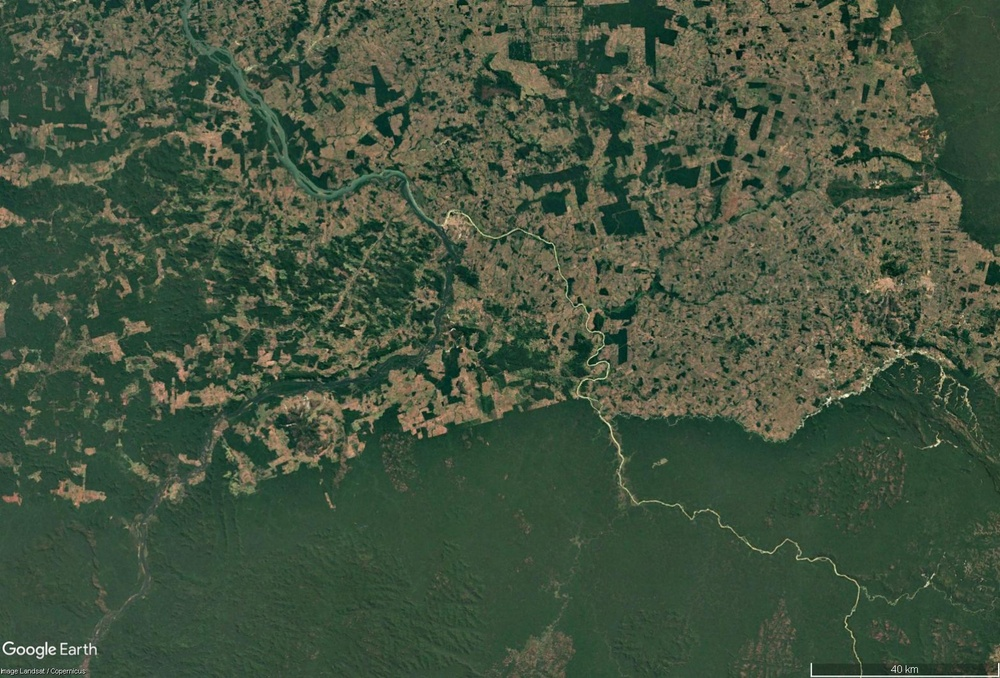
%> input picture Datasets/Brazilian Rainforest/12_2020.jpg, 1000 x 678 px, shrunk from 1570 x 1064 before the run
$ octave identify2.m   (GNU Octave 9; MATLAB toolbox functions it lacks are replaced by stand-ins)
%> lines starting %> are read from the running program, lines starting %| are printed output that depends on the picture; in (x1, y1, x2, y2) boxes, pixels count from 0 and x2, y2 are one past the last pixel; in counts of white or black regions, pixels touching at a corner belong together; the program's own positions count from 1
imgPath = "C:\Users\julia\OneDrive\Dokumente\1_TUM\Computer Vision\Challenge\CV_Challenge\Datasets\Brazilian Rainforest\12_2020.jpg";
imgPath1 ="C:\Users\julia\OneDrive\Dokumente\1_TUM\Computer Vision\Challenge\CV_Challenge\Datasets\Brazilian Rainforest\12_1985.jpg";
imgPath2 = "C:\Users\julia\OneDrive\Dokumente\1_TUM\Computer Vision\Challenge\CV_Challenge\Datasets\Columbia Glacier\12_2014.jpg";


%% Method 1

evaluateLandCoverMethods(imgPath);

function evaluateLandCoverMethods(imgPath)
    % EVALUATELANDCOVERMETHODS
    % Displays original image and results of three land cover classification methods

    % --- Load image ---
    rgbImg = im2double(imread(imgPath));

    % Prepare figure
    figure('Name', 'Land Cover Classification Evaluation', 'NumberTitle', 'off');

    % --- 1. Original Image ---
    subplot(2,2,1);
    imshow(rgbImg);
    title('Original Image');

    % --- 2. findRegionsFromRGBImage ---
    subplot(2,2,2);
    labelImg1 = classify_findRegionsFromRGBImage(rgbImg);
    imshow(labelImg1);
    title('findRegionsFromRGBImage');

    % --- 3. analyzeRGBLandcover ---
    subplot(2,2,3);
    labelImg2 = classifyLandCoverEnhanced(rgbImg);
    imshow(labelImg2);
    title('analyzeRGBLandcover');

    % --- 4. classifyLandCoverColorRiver ---
    subplot(2,2,4);
    labelImg3 = classify_classifyLandCoverColorRiver(rgbImg);
    imshow(labelImg3);
    title('classifyLandCoverColorRiver');
end

function overlay = classify_findRegionsFromRGBImage(rgbImg)
    R = rgbImg(:,:,1);
    G = rgbImg(:,:,2);
    B = rgbImg(:,:,3);
    vegMask = (G > R) & (G > B) & (G > 0.35);
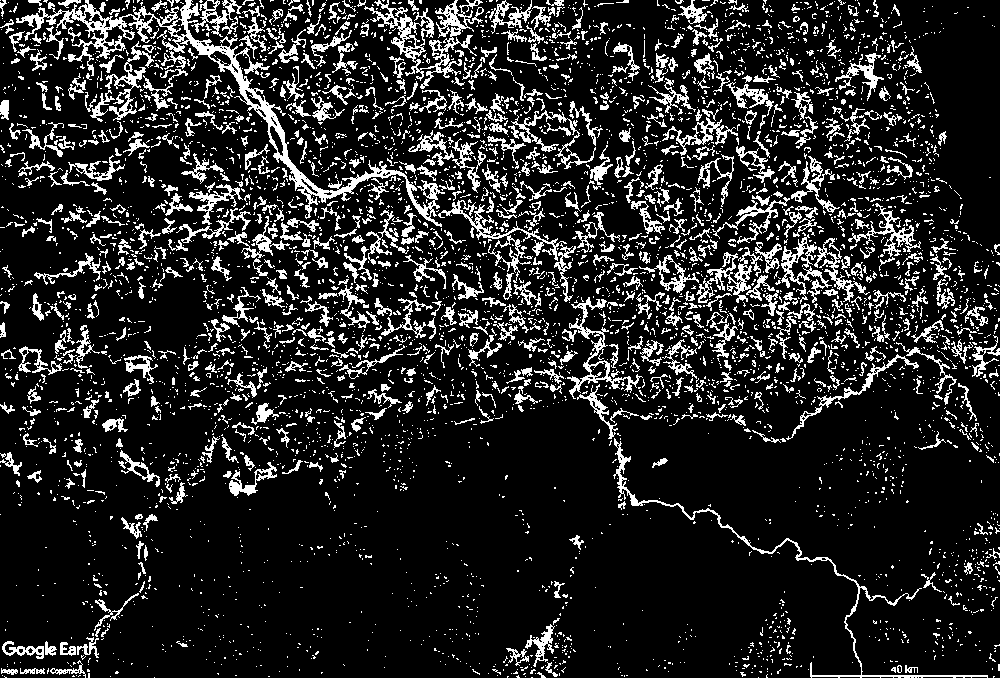
%> vegMask: size 678x1000 logical; 15% white in thin lines or dots
    waterMask = (B > G) & (B > R) & (B > 0.35);
%> waterMask: size 678x1000 logical; every value is 0
    landMask = ~(vegMask | waterMask);
%> landMask: size 678x1000 logical; 85% white; black in thin lines or dots
    labelImg = zeros(size(R));
    labelImg(waterMask) = 1;
%> labelImg: size 678x1000 double; every value is 0
    labelImg(vegMask) = 2;
%> labelImg: size 678x1000 double; values 0 (black) and 2 (white), 15% white in thin lines or dots
    labelImg(landMask) = 3;
%> labelImg: size 678x1000 double; values 2 (black) and 3 (white), 85% white; black in thin lines or dots
    cmap = [0 0 1; 0 1 0; 0.6 0.3 0];
    overlay = labeloverlay(rgbImg, labelImg, 'Colormap', cmap, 'Transparency', 0.4);
end

%not used
% [16 lines left out: function classify_analyzeRGBLandcover, not called in this run]

function overlay = classify_classifyLandCoverColorRiver(rgbImg)
    R = rgbImg(:,:,1); G = rgbImg(:,:,2); B = rgbImg(:,:,3);
    h = size(R, 1); w = size(R, 2);
    darkGreen = (G > 0.25) & (R < 0.25) & ((R + G + B)/3 < 0.4);
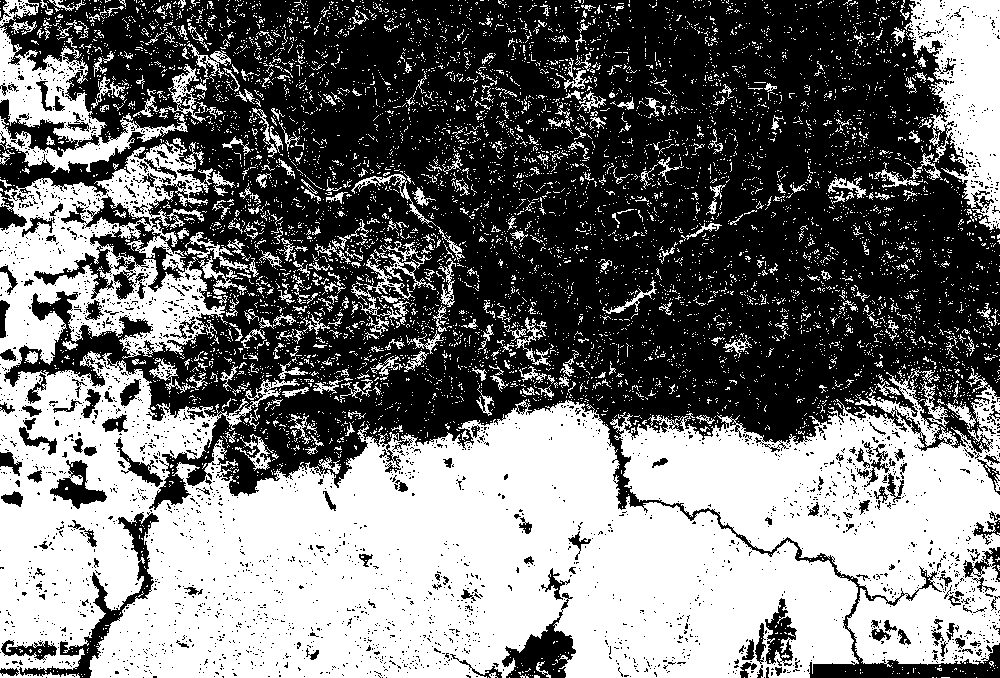
%> darkGreen: size 678x1000 logical; 46.4% white; 7040 white regions (6655 under 20 px), largest, box (x1, y1, x2, y2) and area: (0, 138, 859, 678) 194932, (610, 368, 1000, 667) 53478, (904, 0, 1000, 230) 12133
    forestMask = darkGreen;
    riverMask = (G > R + 0.05) & (G > B + 0.05) & (G > 0.35);
%> riverMask: size 678x1000 logical; 5.3% white in thin lines or dots
    riverMask = imclose(riverMask, strel('disk', 1));
%> riverMask: size 678x1000 logical; 5.8% white in thin lines or dots
    riverMask = bwareaopen(riverMask, 50);
%> riverMask: size 678x1000 logical; 1.9% white; 105 white regions, largest, box (x1, y1, x2, y2) and area: (168, 0, 441, 227) 3451, (844, 584, 922, 678) 433, (514, 367, 533, 412) 251
    cityMask = ((R + G + B)/3 > 0.3) & ~forestMask & ~riverMask;
%> cityMask: size 678x1000 logical; 32% white; 1659 white regions (1419 under 20 px), largest, box (x1, y1, x2, y2) and area: (246, 0, 1000, 506) 139937, (227, 367, 521, 491) 10462, (9, 0, 188, 143) 8480
    restMask = ~(forestMask | riverMask | cityMask);
%> restMask: size 678x1000 logical; 19.9% white; 10593 white regions (9718 under 20 px), largest, box (x1, y1, x2, y2) and area: (507, 33, 645, 161) 3361, (839, 352, 990, 452) 3223, (584, 90, 647, 242) 3037
    labelImg = zeros(h, w);
    labelImg(forestMask) = 1;
    labelImg(riverMask) = 2;
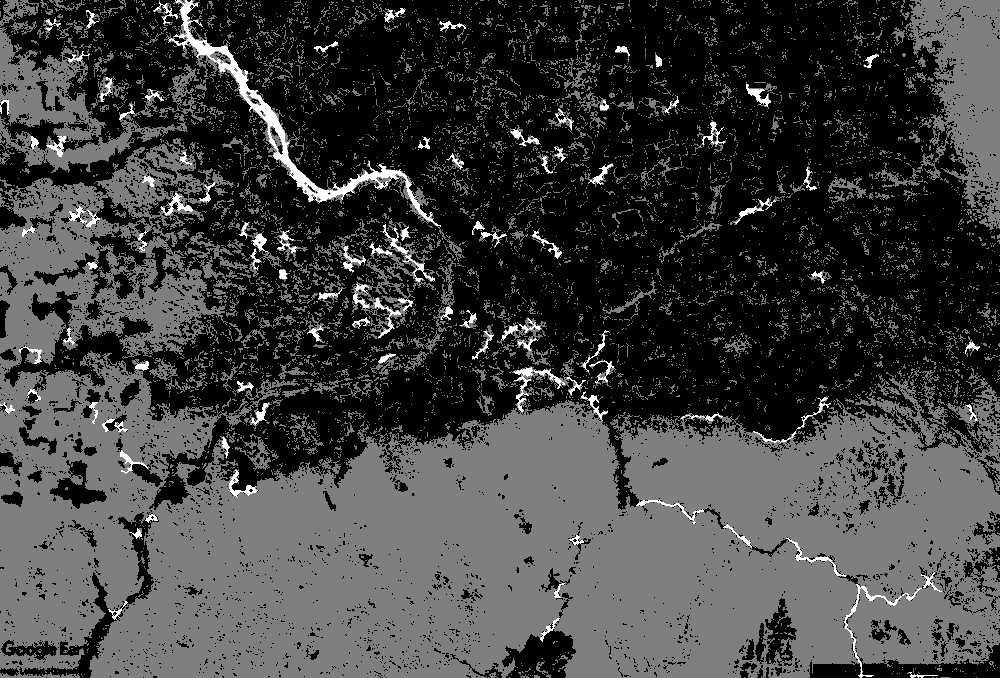
%> labelImg: size 678x1000 double; min 0, max 2, mean 0.5; drawn with min black and max white
    labelImg(cityMask) = 3;
    labelImg(restMask) = 4;
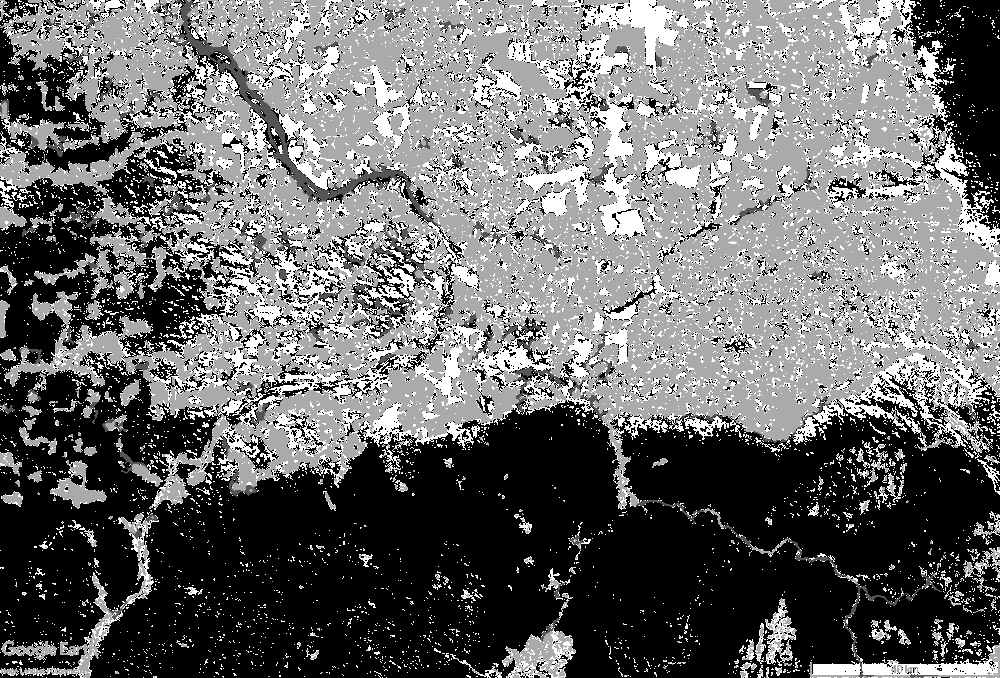
%> labelImg: size 678x1000 double; min 1, max 4, mean 2.26; drawn with min black and max white
    cmap = [0 1 0; 0 0 1; 0.5 0.5 0.5; 0.6 0.4 0.2];
    overlay = labeloverlay(rgbImg, labelImg, 'Colormap', cmap, 'Transparency', 0.4);
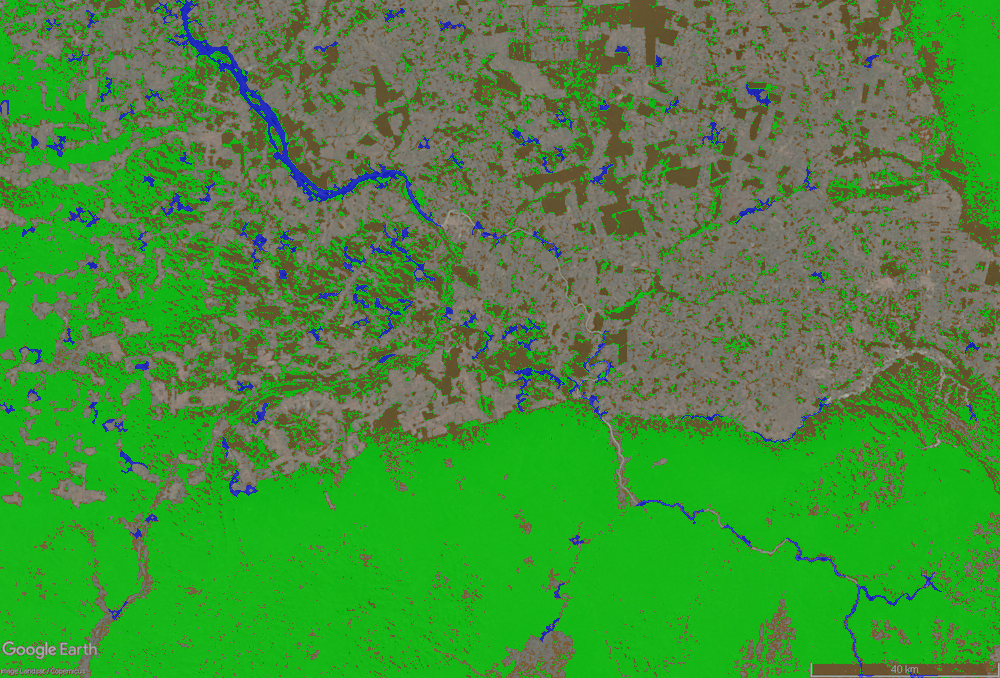
%> overlay: size 678x1000x3 uint8; mean R, G, B 69.9, 140.8, 58.7
end


function overlay = classifyLandCoverEnhanced(rgbImg)
    % Convert to double for processing
    rgbImg = im2double(rgbImg);
    R = rgbImg(:,:,1);
    G = rgbImg(:,:,2);
    B = rgbImg(:,:,3);
    [h, w, ~] = size(rgbImg);

    %% Convert to HSV color space
    hsvImg = rgb2hsv(rgbImg);
    H = hsvImg(:,:,1); S = hsvImg(:,:,2); V = hsvImg(:,:,3);

    %% Approximate NDVI (from R and G only)
    ndvi = (G - R) ./ (G + R + eps);

    %% Grayscale and texture (entropy)
    grayImg = rgb2gray(rgbImg);
    entropyMap = entropyfilt(grayImg);

    %% Forest detection using NDVI and texture
    forestMask = (ndvi > 0.1) & (entropyMap > 3);

    %% River detection using HSV (blue hue range)
    riverMask = (H > 0.55 & H < 0.67) & (S > 0.25) & (V > 0.2);
    riverMask = imclose(riverMask, strel('disk', 2));
    riverMask = bwareaopen(riverMask, 50);

    %% City/urban detection: brighter, less green, low texture
    avgBrightness = (R + G + B) / 3;
    cityMask = (avgBrightness > 0.35) & ~forestMask & ~riverMask & (entropyMap < 3);

    %% Rest (uncategorized)
    restMask = ~(forestMask | riverMask | cityMask);

    %% Assign labels
    labelImg = zeros(h, w);
    labelImg(forestMask) = 1;  % Green
    labelImg(riverMask) = 2;   % Blue
    labelImg(cityMask) = 3;    % Gray
    labelImg(restMask) = 4;    % Brown

    %% Visualization colormap
    cmap = [0 1 0;         % Forest - Green
            0 0 1;         % River - Blue
            0.5 0.5 0.5;   % City - Gray
            0.6 0.4 0.2];  % Rest - Brown

    %% Overlay output
    overlay = labeloverlay(rgbImg, labelImg, 'Colormap', cmap, 'Transparency', 0.4);
end

$ run again, with Datasets/Brazilian Rainforest/12_1990.jpg copied over Datasets/Brazilian Rainforest/12_2020.jpg
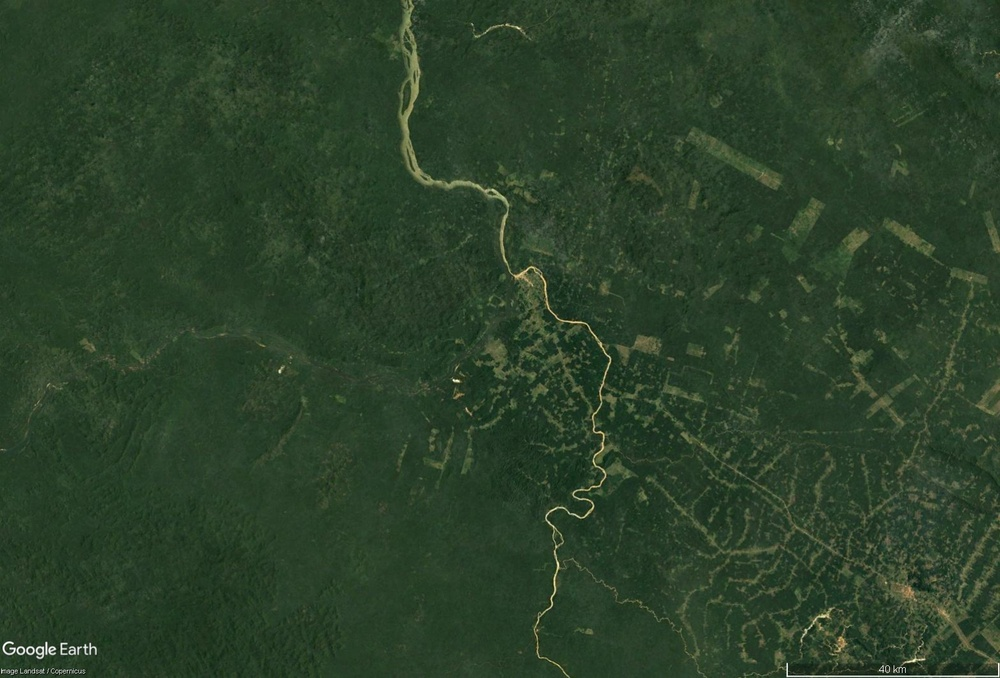
%> input picture Datasets/Brazilian Rainforest/12_1990.jpg, 1000 x 678 px, shrunk from 1570 x 1064 before the run
%> in classify_findRegionsFromRGBImage, `vegMask = (G > R) & (G > B) & (G > 0.35);`:
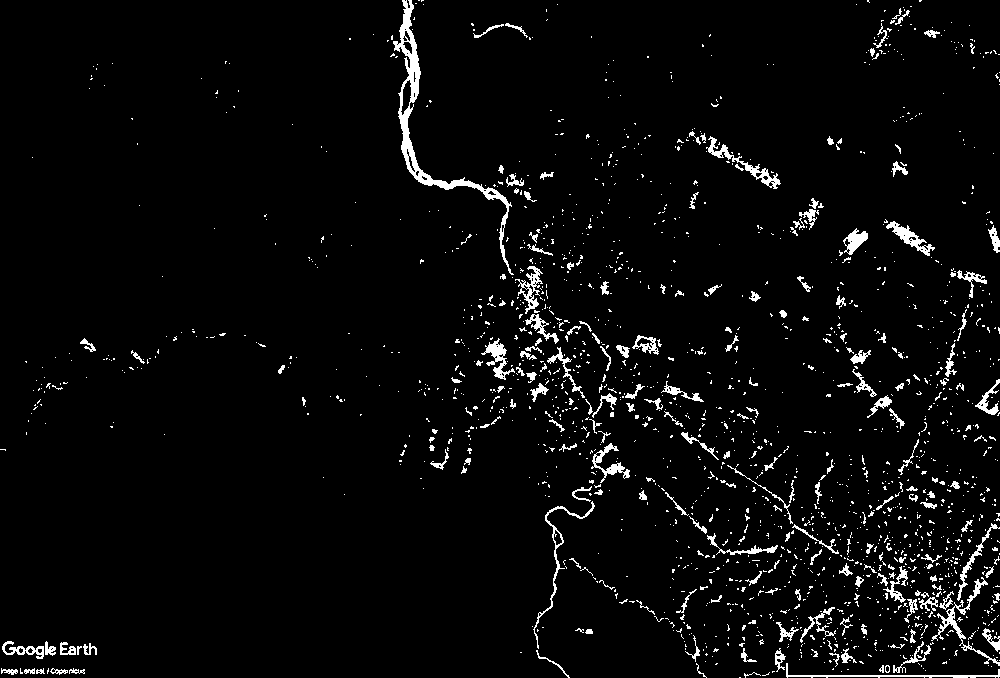
%> vegMask: size 678x1000 logical; 3.8% white in thin lines or dots
%> waterMask: size 678x1000 logical; every value is 0
%> landMask: size 678x1000 logical; 96.2% white; black in thin lines or dots
%> hsvImg: size 678x1000x3 double; mean H, S, V 0.322, 0.374, 0.253
%> forestMask: size 678x1000 logical; 91.1% white; 1501 black regions (1125 under 20 px), largest, box (x1, y1, x2, y2) and area: (391, 0, 628, 678) 6462, (774, 550, 1000, 678) 3618, (261, 492, 327, 586) 2041
%> darkGreen: size 678x1000 logical; 36.2% white; 8649 white regions (7811 under 20 px), largest, box (x1, y1, x2, y2) and area: (0, 0, 481, 657) 79475, (507, 0, 1000, 206) 20651, (881, 235, 1000, 486) 8703
%> cityMask: size 678x1000 logical; 2.8% white; 1547 white regions (1411 under 20 px), largest, box (x1, y1, x2, y2) and area: (786, 566, 1000, 678) 1662, (499, 213, 619, 519) 1543, (400, 52, 445, 186) 1114
%> in classify_classifyLandCoverColorRiver, `overlay = labeloverlay(rgbImg, labelImg, 'Colormap', cmap, 'Transparen..`:
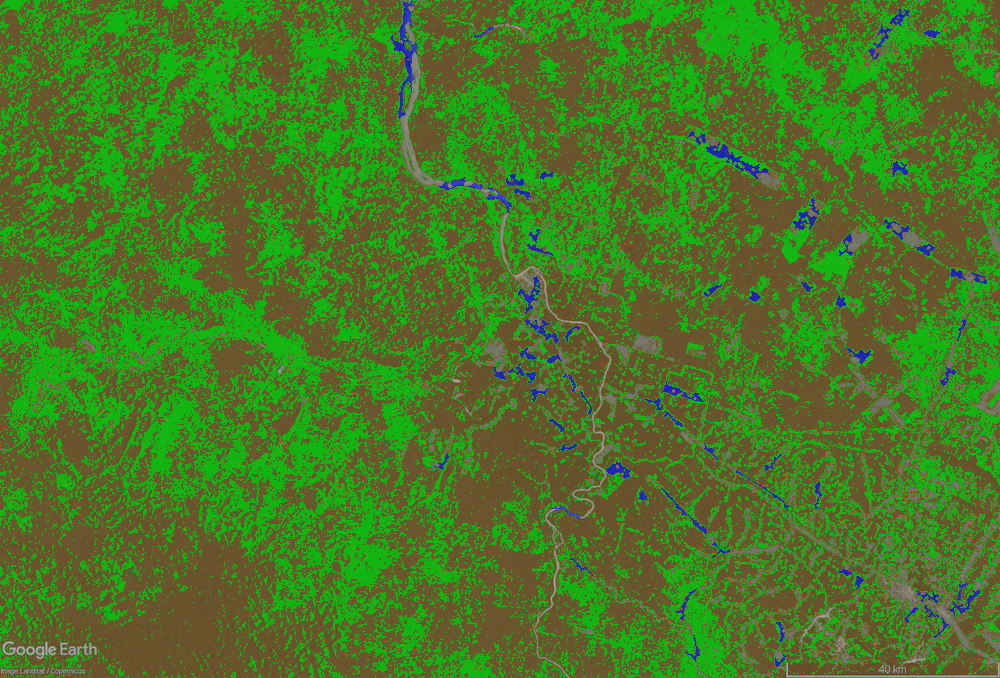
%> overlay: size 678x1000x3 uint8; mean R, G, B 74.6, 120, 38.7
